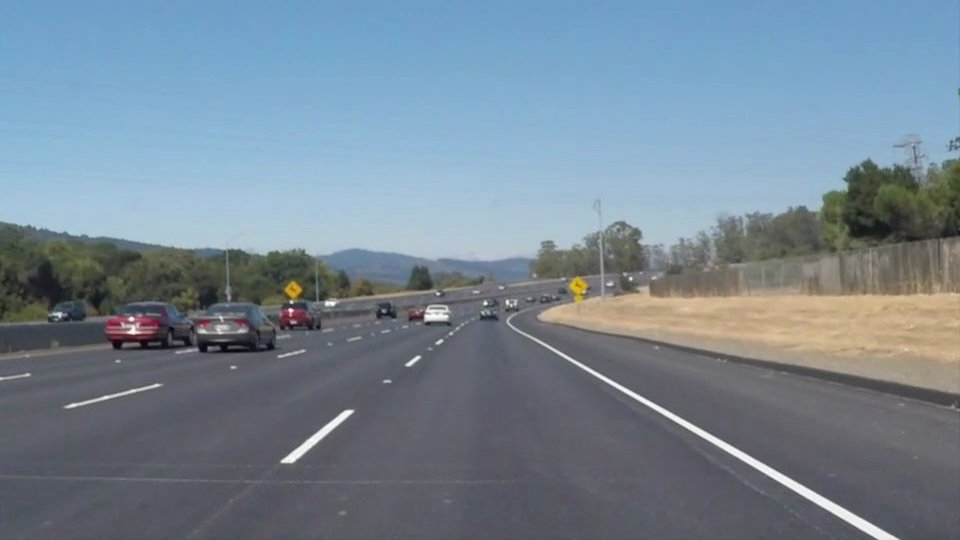
#> input picture OpenCV/test_images/solidWhiteCurve.jpg, 960 x 540 px, given in place of realmonitor?channel=1&subtype=0, which was not available
$ python Navegacao.py
#> lines starting #> are read from the running program, lines starting #| are printed output that depends on the picture; after the words box and inside, x2 and y2 are one past the last pixel; in counts of white or black regions, pixels touching at a corner belong together; pictures that were not available may be replaced by others from this repository, and a replacement may not be noted
import cv2
import numpy as np
import sys
cv2.namedWindow("janela")

TEXT_COLOR = (0,255,0)
TRACKER_COLOR = (255,0,0)
FONT = cv2.FONT_HERSHEY_SIMPLEX
# [4 lines of commented-out code are left out]
VIDEO_SOURCE = "rtsp://admin:SIBTKK@192.168.15.77/cam/realmonitor?channel=1&subtype=0" #REDE AGVS_escritório
#VIDEO_SOURCE = 0

LimiarBinarizacao = 125       #este valor eh empirico. Ajuste-o conforme sua necessidade
AreaContornoLimiteMin = 5000  #este valor eh empirico. Ajuste-o conforme sua necessidade

def mause(pos):
    pass
cv2.createTrackbar("H_min", "janela" , 70, 180,mause)
cv2.createTrackbar("S_min", "janela" , 20, 255,mause)
cv2.createTrackbar("V_min", "janela" , 200, 255,mause)
cv2.createTrackbar("H_max", "janela" , 180, 180,mause)
cv2.createTrackbar("S_max", "janela" , 255, 255,mause)
cv2.createTrackbar("V_max", "janela" , 255, 255,mause)

# [7 lines of commented-out code are left out]

BGS_TYPES = ["GMG", "MOG", "MOG2", "KNN", "CNT"]
BGS_TYPE = BGS_TYPES[2]

def getKernel(KERNEL_TYPE):
    if KERNEL_TYPE == 'dilation':
        kernel = cv2.getStructuringElement(cv2.MORPH_ELLIPSE,(3,3))
    if KERNEL_TYPE == 'opening':
        kernel = np.ones((3,3), np.uint8)
    if KERNEL_TYPE == 'closing':
        kernel = np.ones((3,3), np.uint8)

    return kernel

def getFilter(img, filter):
    if filter == 'closing':
        return cv2.morphologyEx(img, cv2.MORPH_CLOSE, getKernel('closing'), iterations=2)

    if filter == 'opening':
        return cv2.morphologyEx(img, cv2.MORPH_OPEN, getKernel('opening'), iterations=2)

    if filter == 'dilation':
        return cv2.dilate(img, getKernel('dilation'), iterations=2)

    if filter == 'combine':
        closing = cv2.morphologyEx(img, cv2.MORPH_CLOSE, getKernel('closing'), iterations=2)
        opening = cv2.morphologyEx(img, cv2.MORPH_OPEN, getKernel('opening'), iterations=8)
        dilation = cv2.dilate(img, getKernel('dilation'), iterations=2)
        return dilation

def getBGSubtractor(BGS_TYPE):
#> in main, frame is the input picture: shape (540, 960, 3); mean B, G, R 148.1, 134.5, 118.5
    if BGS_TYPE == 'GMG':
        return cv2.bgsegm.createBackgroundSubtractorGMG()
    if BGS_TYPE == 'MOG':
        return cv2.bgsegm.createBackgroundSubtractorMOG()
    if BGS_TYPE == 'MOG2':
        return cv2.createBackgroundSubtractorMOG2()
    if BGS_TYPE == 'KNN':
        return cv2.createBackgroundSubtractorKNN()
    if BGS_TYPE == 'CNT':
        return cv2.bgsegm.createBackgroundSubtractorCNT()
    print("Detector inválido")
    sys.exit(1)

def getCor(frame):
    h_min = cv2.getTrackbarPos("H_min", 'janela') #70
    s_min = cv2.getTrackbarPos("S_min", 'janela') #20
    v_min = cv2.getTrackbarPos("V_min", 'janela') #225
    h_max = cv2.getTrackbarPos("H_max", 'janela') #180
    s_max = cv2.getTrackbarPos("S_max", 'janela') #255
    v_max = cv2.getTrackbarPos("V_max", 'janela') #255

    hsv=cv2.cvtColor(frame,cv2.COLOR_BGR2HSV)
#> hsv: shape (540, 960, 3); mean H, S, V 97.9, 55.2, 152.4
    maks=cv2.inRange(hsv,np.array([h_min,s_min,v_min]),np.array([h_max,s_max,v_max]))
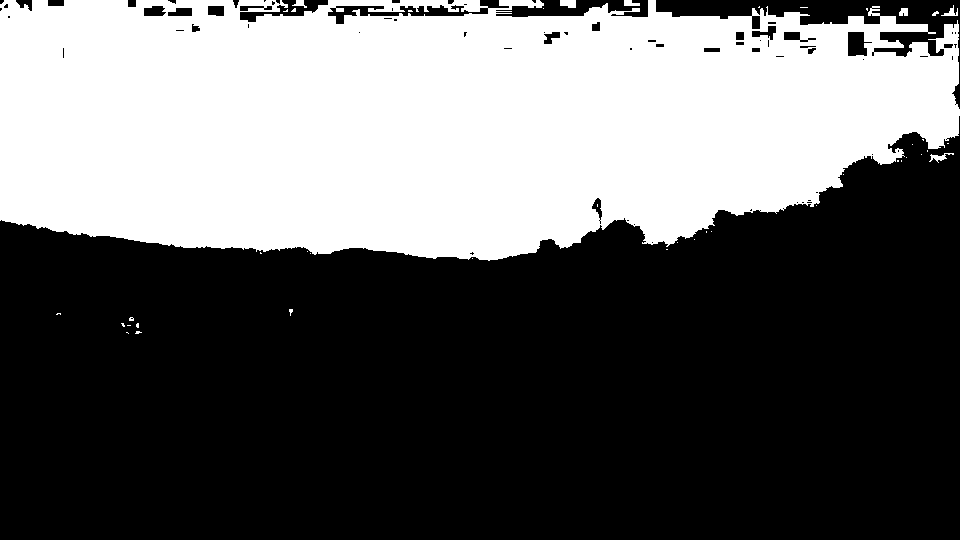
#> maks: shape (540, 960); 39.6% white; 43 white regions (35 under 20 px), largest, box (x1, y1, x2, y2) and area: (0, 0, 960, 261) 204705, (560, 0, 576, 8) 112, (929, 153, 954, 163) 93
    saida=cv2.bitwise_and(frame,frame,mask=maks)
    string = "H_min " + str(h_min)+" S_min "+str(s_min)+ " V_min "+str(v_min)
    string=string+" H_max " + str(h_max)+" S_max "+str(s_max)+ " V_max "+str(v_max)
    cv2.putText(saida, string, (10, 30), cv2.FONT_HERSHEY_COMPLEX, 0.45, (0, 0, 255))
#> saida: shape (540, 960, 3); mean B, G, R 82.1, 70.5, 56
#> in getFilter, `dilation = cv2.dilate(img, getKernel('dilation'), iterations=2)`:
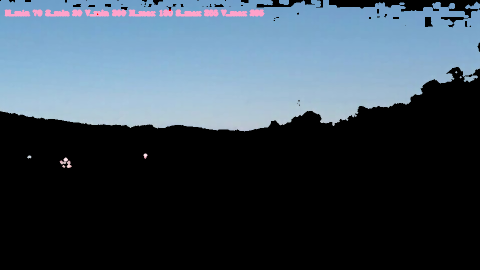
#> dilation: shape (540, 960, 3) (shown at 1/2 size); mean B, G, R 86.5, 74.1, 59.6

    return saida


def TrataImagem(img):
    #obtencao das dimensoes da imagem
    height = np.size(img,0)
#> height = 540
    width= np.size(img,1)
#> width = 960
    QtdeContornos = 0
    DirecaoASerTomada = 0

    #tratamento da imagem
    gray = cv2.cvtColor(img,cv2.COLOR_BGR2GRAY)
    gray = cv2.GaussianBlur(gray, (21, 21), 0)
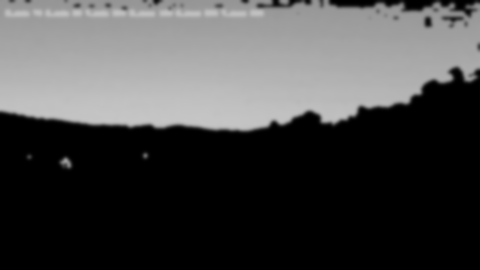
#> gray: shape (540, 960) (shown at 1/2 size); min 0, max 197, mean 71.3
    FrameBinarizado = cv2.threshold(gray,LimiarBinarizacao,255,cv2.THRESH_BINARY)[1]
#> FrameBinarizado: shape (540, 960); 40.3% white; 3 white regions, box (x1, y1, x2, y2) and area: (0, 0, 960, 261) 208959, (126, 318, 139, 331) 80, (562, 0, 574, 6) 58
    FrameBinarizado = cv2.dilate(FrameBinarizado,None,iterations=2)
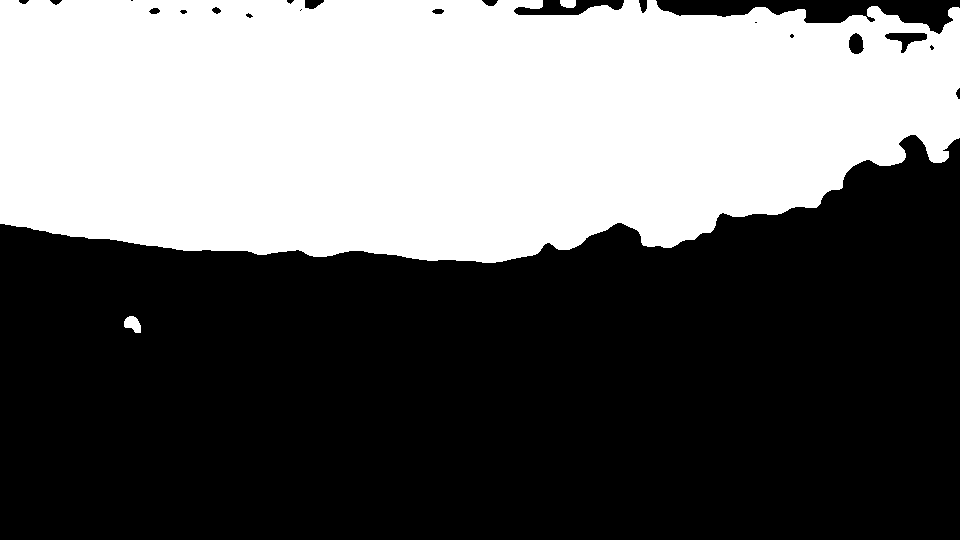
#> FrameBinarizado: shape (540, 960); 41.4% white; 3 white regions
    #FrameBinarizado = cv2.bitwise_not(FrameBinarizado)

    #descomente as linhas abaixo se quiser ver o frame apos binarizacao, dilatacao e inversao de cores
    cv2.imshow('F.B.',FrameBinarizado)
    #cv2.waitKey(10)


    cnts, _ = cv2.findContours(FrameBinarizado.copy(), cv2.RETR_EXTERNAL, cv2.CHAIN_APPROX_SIMPLE)
#> cnts = 3 contours; box (x1, y1, x2, y2) and area: (0, 0, 960, 263) 214036, (124, 316, 141, 333) 174, (560, 0, 576, 8) 94
    cv2.drawContours(img,cnts,-1,(255,0,255),3)
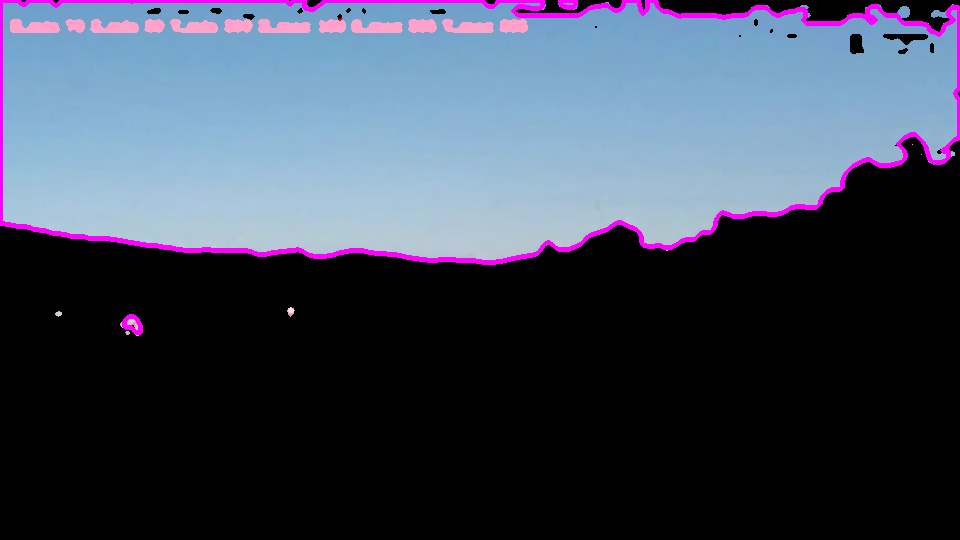
#> img: shape (540, 960, 3); mean B, G, R 89.3, 71.8, 63.3

    for c in cnts:
        #se a area do contorno capturado for pequena, nada acontece
        if cv2.contourArea(c) < AreaContornoLimiteMin:
            continue
        else:
            QtdeContornos = QtdeContornos + 1

        #obtem coordenadas do contorno (na verdade, de um retangulo que consegue abrangir todo ocontorno) e
        #realca o contorno com um retangulo.
        (x, y, w, h) = cv2.boundingRect(c)   #x e y: coordenadas do vertice superior esquerdo
                                             #w e h: respectivamente largura e altura do retangulo

        cv2.rectangle(img, (x, y), (x + w, y + h), (0, 255, 0), 2)

        #determina o ponto central do contorno e desenha um circulo para indicar
        CoordenadaXCentroContorno = (x+x+w)/2
        CoordenadaYCentroContorno = (y+y+h)/2
        PontoCentralContorno = (CoordenadaXCentroContorno,CoordenadaYCentroContorno)
        try:
            cv2.circle(img, PontoCentralContorno, 1, (0, 0, 0), 5)
        except:
            pass

        DirecaoASerTomada = CoordenadaXCentroContorno - (width/2)   #em relacao a linha central
#> this loop made 3 passes
#> (QtdeContornos, x, y, w, h, CoordenadaXCentroContorno, CoordenadaYCentroContorno, DirecaoASerTomada) on pass 3: (1, 0, 0, 960, 263, 480, 131.5, 0)
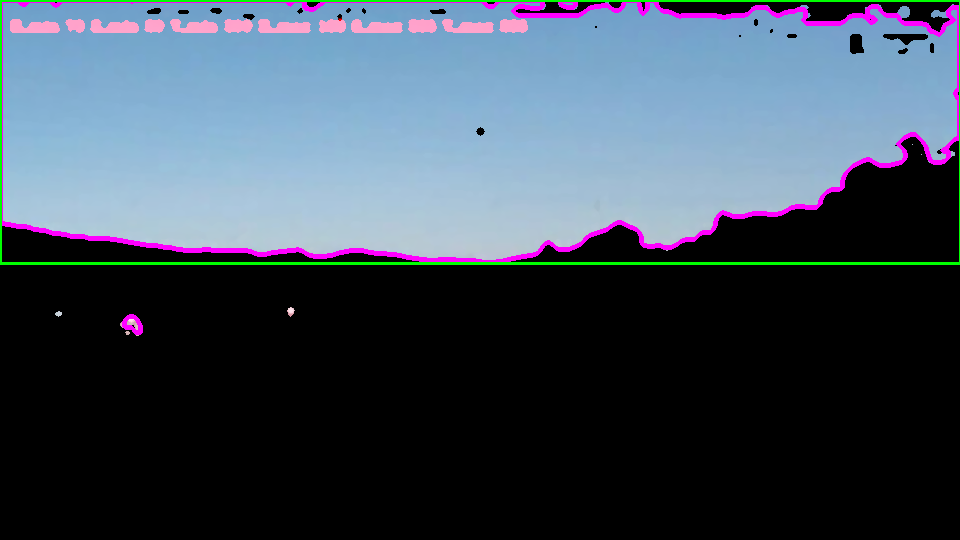
#> img: shape (540, 960, 3); 1.09% of pixels changed, all inside (x1, y1, x2, y2) = (0, 0, 960, 265)
#> after the loop, QtdeContornos = 1

    #output da imagem
    #linha em azul: linha central / referencia
    #linha em verde: linha que mostra distancia entre linha e a referencia
    try:
        cv2.line(img,(width/2,0),(width/2,height),(255,0,0),2)
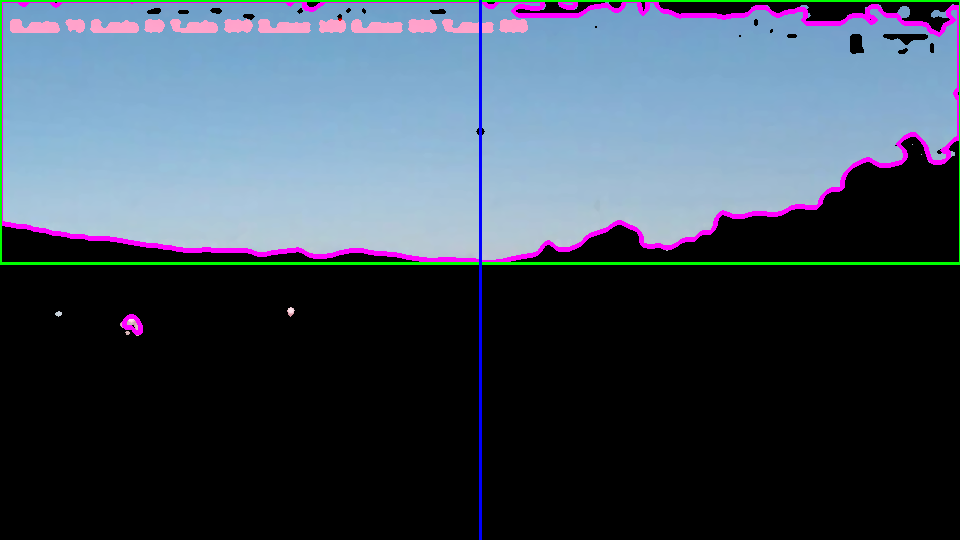
#> img: shape (540, 960, 3); 0.31% of pixels changed, all inside (x1, y1, x2, y2) = (479, 0, 482, 540)
    except:
        pass

    if (QtdeContornos > 0):
        try:
            cv2.line(img,PontoCentralContorno,(width/2,CoordenadaYCentroContorno),(0,255,0),1)
#> img: shape (540, 960, 3); under 0.01% of pixels changed, all inside (x1, y1, x2, y2) = (480, 131, 481, 132)
        except:
            pass


    cv2.imshow('Analise de rota',img)
    #cv2.waitKey(10)

    return DirecaoASerTomada, QtdeContornos

cap = cv2.VideoCapture(VIDEO_SOURCE)
minArea = 250
bg_subtractor = getBGSubtractor(BGS_TYPE)

def main():
    while(cap.isOpened):
        ok, frame = cap.read()
        if not ok:
            print("Erro")
            break
        #frame = cv2.resize(frame, (0,0), fx=0.70, fy=0.70)

        bg_mask = getCor(frame)
        #bg_mask = bg_subtractor.apply(frame)

        bg_mask = getFilter(bg_mask, 'combine')
        bg_mask = cv2.medianBlur(bg_mask, 5) #Kernel medianBlur do OpenCV matriz de tamanho 5x5


        cv2.imshow("janela", bg_mask)
        #result = cv2.bitwise_and(frame, frame, mask=bg_mask) #Coloca a masck no vídeo original
        cv2.imshow('Frame', frame)
        #cv2.imshow('Mask', bg_mask)

        Direcao,QtdeLinhas = TrataImagem(bg_mask)
#> Direcao = 0; QtdeLinhas = 1
        if (QtdeLinhas == 0):
            print("Nenhuma linha encontrada. O robo ira parar.")
            #continue
        if (Direcao > 0):
            print("Distancia da linha de referencia: "+str(abs(Direcao))+" pixels a direita")
        if (Direcao < 0):
            print("Distancia da linha de referencia: "+str(abs(Direcao))+" pixels a esquerda")
        if (Direcao == 0):
            print("Exatamente na linha de referencia!")


        if cv2.waitKey(1) & 0xFF == ord("q"):
#> (key q is pressed here)
            break


main()

$ run again, on OpenCV/test_images/solidWhiteRight.jpg
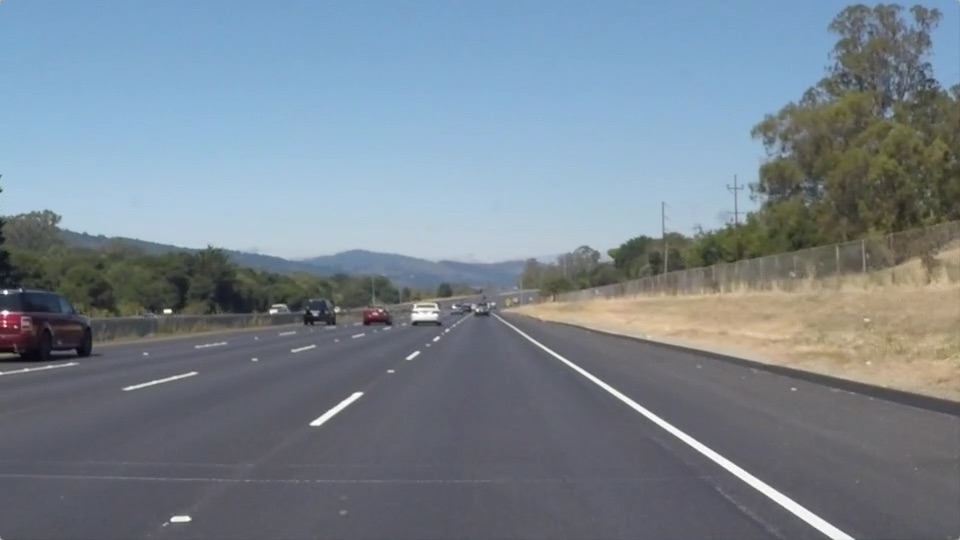
#> input picture OpenCV/test_images/solidWhiteRight.jpg, 960 x 540 px, given in place of realmonitor?channel=1&subtype=0, which was not available
#> in main, frame is the input picture: shape (540, 960, 3); mean B, G, R 143.7, 132.6, 120.3
#> hsv: shape (540, 960, 3); mean H, S, V 95, 51.9, 149.2
#> maks: shape (540, 960); 36.9% white; 21 white regions (18 under 20 px), largest, box (x1, y1, x2, y2) and area: (0, 0, 853, 263) 189576, (933, 0, 959, 85) 1621, (1, 312, 10, 318) 22
#> height = 540
#> width = 960
#> cnts = 3 contours; box (x1, y1, x2, y2) and area: (0, 0, 846, 266) 192508, (933, 0, 960, 85) 1880, (0, 309, 9, 325) 112
#> the loop in TrataImagem, `for c in cnts:` made 3 passes
#> (QtdeContornos, x, y, w, h, CoordenadaXCentroContorno, CoordenadaYCentroContorno, DirecaoASerTomada) on pass 3: (1, 0, 0, 846, 266, 423, 133, -57)
#> after the loop in TrataImagem, `for c in cnts:`:
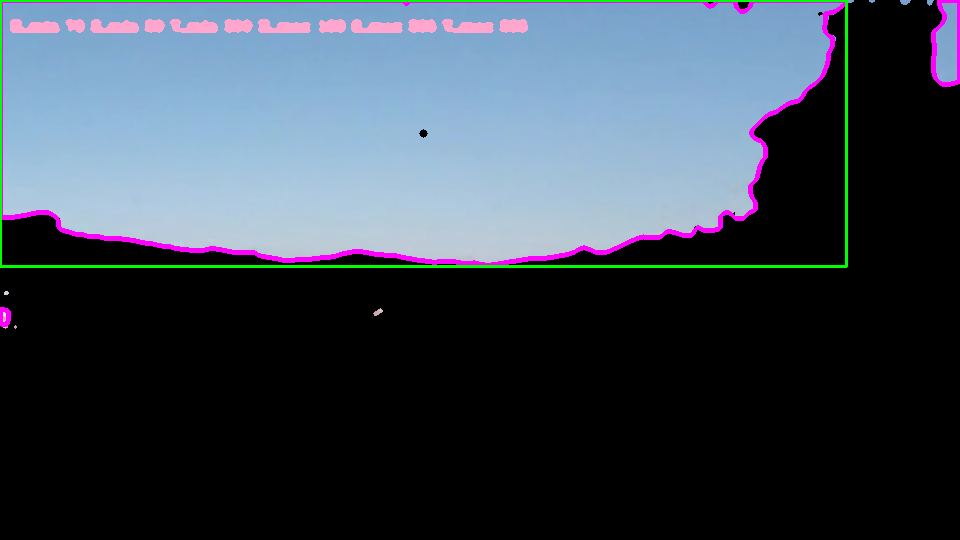
#> img: shape (540, 960, 3); mean B, G, R 81.2, 69.6, 59
#> after the loop in TrataImagem, `for c in cnts:`: QtdeContornos = 1
#> in TrataImagem, `cv2.line(img,(width/2,0),(width/2,height),(255,0,0),2)`:
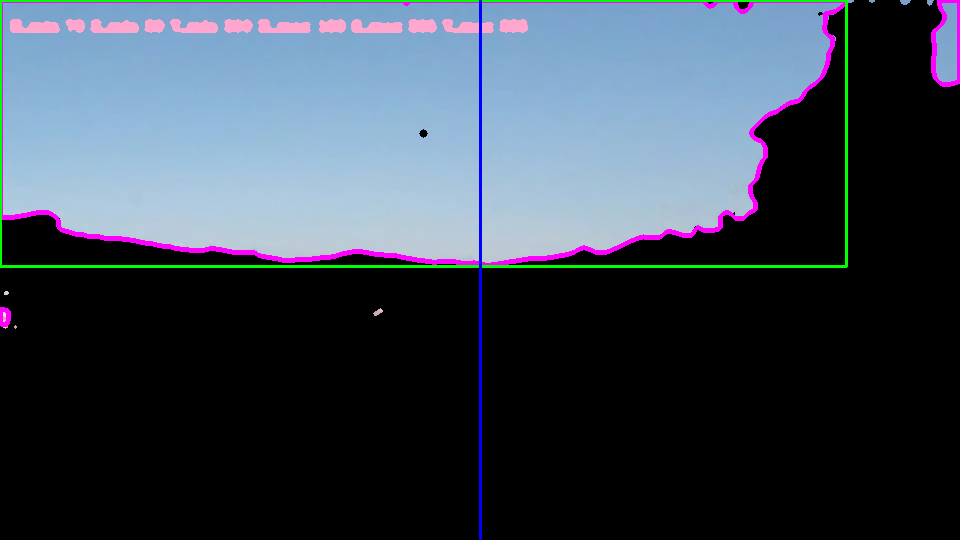
#> img: shape (540, 960, 3); 0.31% of pixels changed, all inside (x1, y1, x2, y2) = (479, 0, 482, 540)
#> Direcao = -57; QtdeLinhas = 1
#| Distancia da linha de referencia: 57.0 pixels a esquerda
